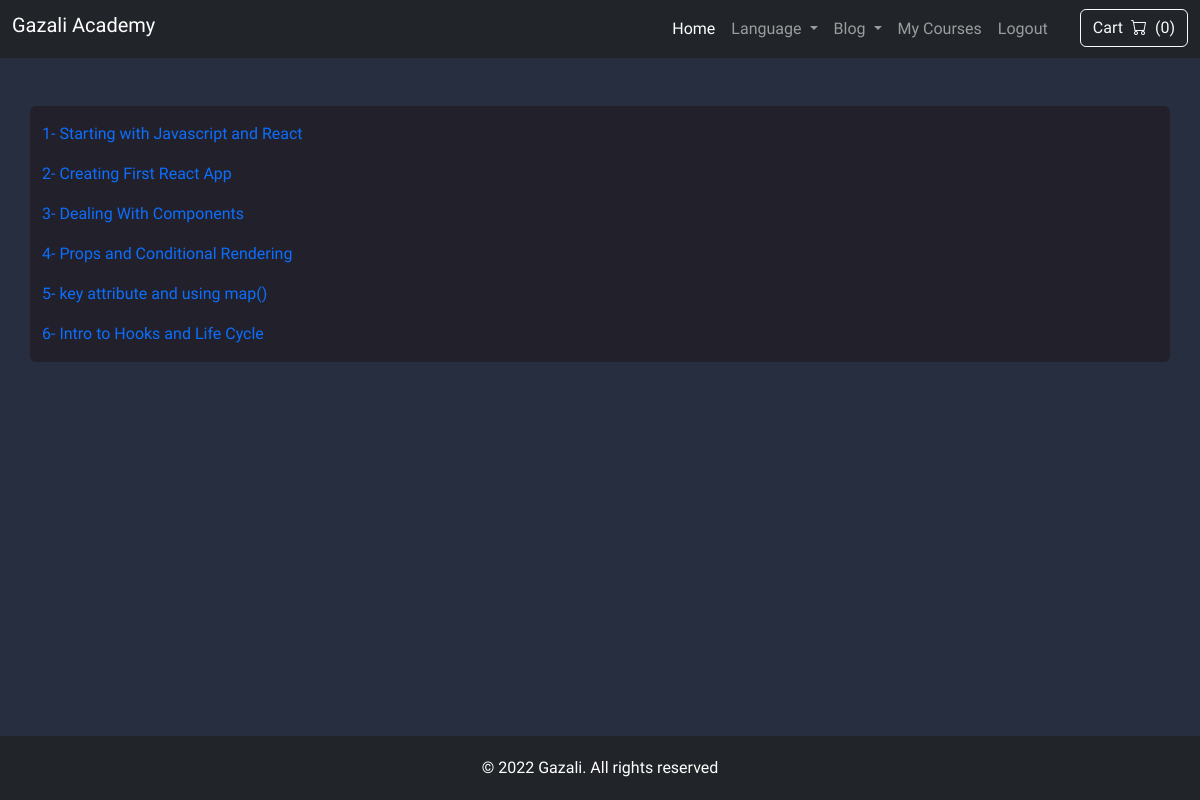
The page /personal/4 (signed in) on the database its author committed.
### courses/models.py (models this page shows, shortened)
class Lesson(models.Model):
    title = models.CharField(max_length=255, verbose_name=_('title'))
    created_at = models.DateTimeField(auto_now_add=True, verbose_name=_('created at'))
    updated_at = models.DateTimeField(auto_now=True, verbose_name=_('updated at'))
    video = models.FileField(verbose_name=_('video'))
    course = models.ForeignKey(Course, on_delete=models.CASCADE, verbose_name=_('course'))
    class Meta:
        verbose_name = _('lesson')
        verbose_name_plural = _('lessons')

### courses/views.py (the view)
# urls.py: path('personal/<int:cid>', views.personal_course_display, name="course_personal_display"),
@login_required
def personal_course_display(request: HttpRequest, cid):
    valid_courses = get_valid_courses(request.user)
    course = Course.objects.get(pk=cid)
    if course in valid_courses:
        return render(request, 'courses_personal_display.html', {'course': course})
    else:
        return HttpResponseForbidden("<h1>403</h1><h1>Forbidden</h1>")

### courses/custom_context_processor.py (called while the page is built)
def academy_website(request):
    cart = Cart.objects.filter(session=request.session.session_key).last() or None
    cart_total = 0
    cart_courses = []
    if cart is not None:
        cart_courses = Course.objects.filter(pk__in=cart.items)
        for course in cart_courses:
            cart_total += course.price
    return {
        "cart_courses": cart_courses,
        "cart_total": cart_total
    }

### courses/my_functions.py (called while the page is built)
def get_valid_courses(user):
    courses = list(Course.objects.all().values('id', 'users'))
    valid_courses_ids = []
    for course in courses:
        course_id = course['id']
        valid_users = course['users']
        if str(user.id) in valid_users:
            valid_courses_ids.append(course_id)
    valid_courses = Course.objects.filter(id__in=valid_courses_ids)
    return valid_courses

### courses/templatetags/custom_filters.py (called while the page is built)
def course_title(title):
    return title[4:]

### courses/templates/courses_personal_display.html (shortened to what this page needs)
{% extends 'base.html' %}
{% load i18n custom_filters %}
{% block content %}
    <div class="d-flex flex-column gap-3 py-3 container my-5 rounded" style="background-color: var(--cards-color)">
        {% for lesson in course.lesson_set.all %}
            <a href="{% url 'course_personal_video' lesson.id %}" style="text-decoration: none; width: fit-content">
                {{ forloop.counter }}- {{ lesson.title|course_title }}
            </a>
        {% endfor %}
    </div>
{% endblock content %}

### static/css/mystyles.css (style rules this page uses)
:root { --bg-color: #262e40; --cards-color: #22212b; --cards-color-2: #2d2579; --bg-details: #2828348f; }
*, *::after, *::before { box-sizing: border-box; scroll-behavior: smooth; font-family: 'Cairo', sans-serif; }
body, main { overflow-x: hidden; }
body { width: 100%; min-height: 100vh; position: relative; background-color: var(--bg-color); }

### rows shown on the page
Lesson: title|course_title "Starting with Javascript and React"
Lesson: title|course_title "Creating First React App"
Lesson: title|course_title "Dealing With Components"
Lesson: title|course_title "Props and Conditional Rendering"
Lesson: title|course_title "key attribute and using map()"
Lesson: title|course_title "Intro to Hooks and Life Cycle"

### other values the page prints
{{ cart_courses|length }} "0"
